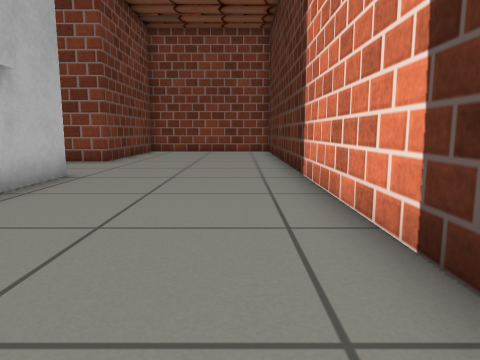
[1] (above)

12 first-person views from a walk through a world built for the Gazebo simulator. The camera is 0.5 m above the floor, tilts 8° down and sees 70° across. The floor is counted in squares, 0.5 m on a side. Each view is taken from the middle of a square. On the plan, view 1 faces up. The plan holds only what a view shows up to about 13 squares ahead; the rest is blank. Some surface patterns are stand-ins.

[2]
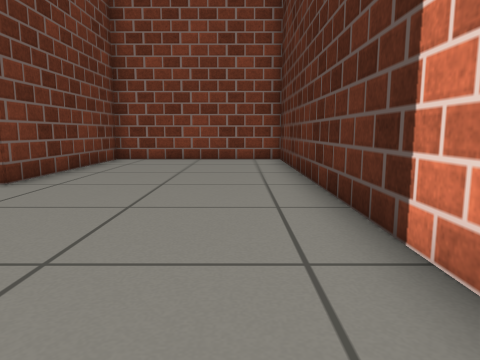

[3]
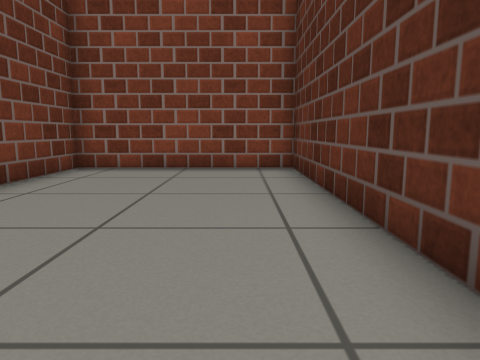

[4]
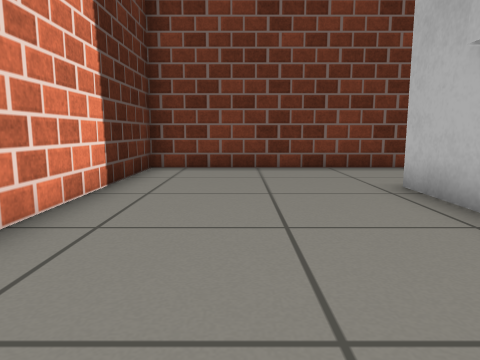

[5]
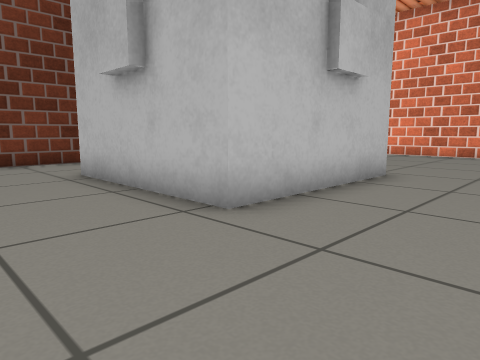

[6]
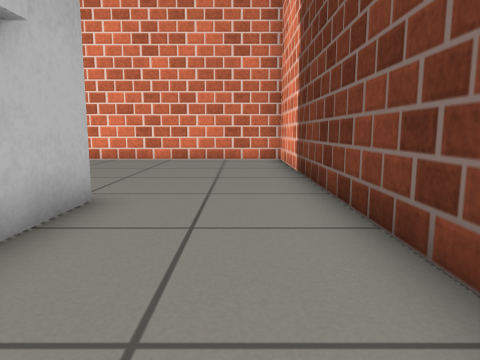

[7]
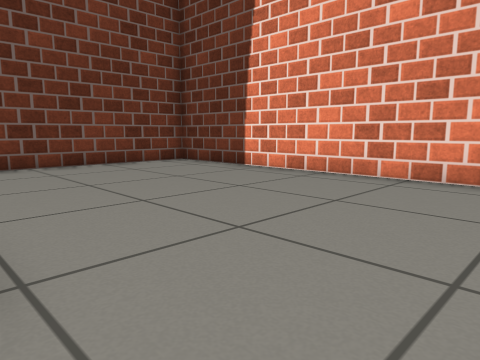

[8]
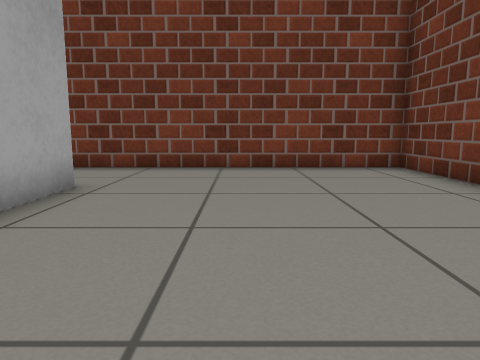

[9]
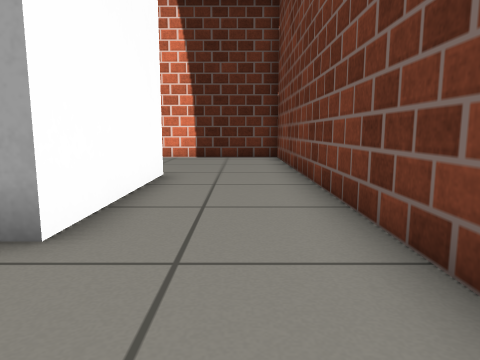

[10]
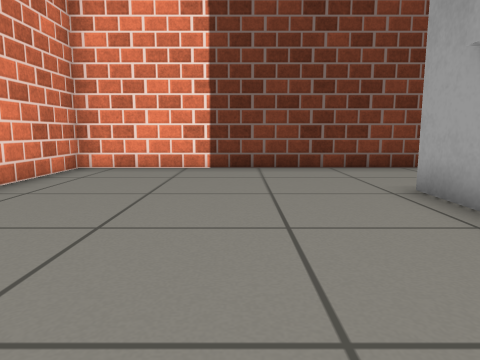

[11]
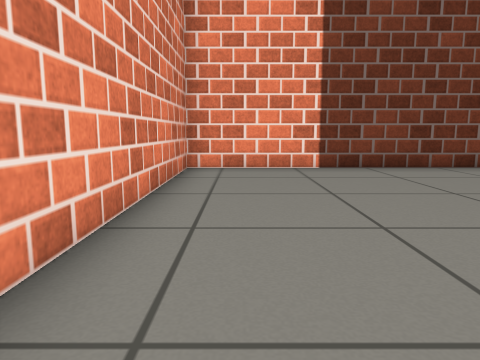

[12]
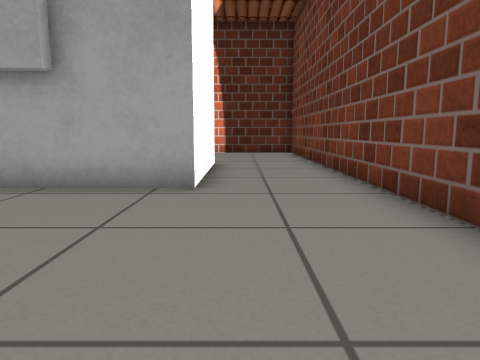

### Floor plan
Points are (right, up) in squares from view 1. A wall is a line through its corners. A room is listed if a view was taken in it or the views show most of it. See-through windows are left out.
Room 1 (views 1, 2, 3, 4, 5, 6)
walls: (-4, 7.8) (-4, 2.8); (-3.7, 5.9) (-3.7, 4.8); (-3.5, -0.5) (1.5, -0.5) (1.5, 17.4) (-4.5, 17.4) (-4.5, 11.5)
ways out: opening at (-4, 10) to room 2; opening at (-3, 1) to room 2
Room 2 (views 7, 8, 9, 10, 11, 12)
walls: (-9.3, 5.2) (-9.3, 6.4); (-7.4, 8) (-6.2, 8); (-4, 2.8) (-9, 2.8) (-9, 7.8) (-4, 7.8); (-4.5, 11.5) (-16.5, 11.5) (-16.5, -0.5) (-3.5, -0.5)
ways out: opening at (-4, 10) to room 1; opening at (-3, 1) to room 1

Positions as (right, up) in squares from view 1, and headings:
1: (0, 0), facing up
2: (0, 5), facing up
3: (0, 8), facing up
4: (-1, 9), facing down
5: (-1, 11), facing down-left
6: (-4, 10), facing left
7: (-9, 10), facing down-left
8: (-12, 9), facing down
9: (-12, 1), facing right
10: (-12, 2), facing up
11: (-15, 2), facing up
12: (-15, 2), facing right
